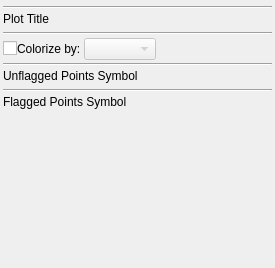
<?xml version="1.0" encoding="UTF-8"?>
<ui version="4.0">
 <class>DisplayTab</class>
 <widget class="QWidget" name="DisplayTab">
  <property name="geometry">
   <rect>
    <x>0</x>
    <y>0</y>
    <width>275</width>
    <height>268</height>
   </rect>
  </property>
  <property name="maximumSize">
   <size>
    <width>275</width>
    <height>16777215</height>
   </size>
  </property>
  <property name="windowTitle">
   <string>PlotMS Display Tab</string>
  </property>
  <layout class="QVBoxLayout">
   <property name="spacing">
    <number>3</number>
   </property>
   <property name="margin">
    <number>3</number>
   </property>
   <item>
    <widget class="QFrame" name="chooserFrame">
     <property name="frameShape">
      <enum>QFrame::NoFrame</enum>
     </property>
     <property name="frameShadow">
      <enum>QFrame::Raised</enum>
     </property>
    </widget>
   </item>
   <item>
    <widget class="Line" name="chooserLine">
     <property name="orientation">
      <enum>Qt::Horizontal</enum>
     </property>
    </widget>
   </item>
   <item>
    <widget class="QLabel" name="titleLabel">
     <property name="text">
      <string>Plot Title</string>
     </property>
     <property name="textFormat">
      <enum>Qt::RichText</enum>
     </property>
    </widget>
   </item>
   <item>
    <widget class="QFrame" name="titleFrame">
     <property name="frameShape">
      <enum>QFrame::NoFrame</enum>
     </property>
     <property name="frameShadow">
      <enum>QFrame::Raised</enum>
     </property>
    </widget>
   </item>
   <item>
    <widget class="Line" name="line_2">
     <property name="orientation">
      <enum>Qt::Horizontal</enum>
     </property>
    </widget>
   </item>
   <item>
    <layout class="QHBoxLayout">
     <property name="spacing">
      <number>3</number>
     </property>
     <item>
      <layout class="QHBoxLayout">
       <property name="spacing">
        <number>0</number>
       </property>
       <item>
        <widget class="QCheckBox" name="colorize">
         <property name="text">
          <string/>
         </property>
        </widget>
       </item>
       <item>
        <widget class="QLabel" name="colorizeLabel">
         <property name="text">
          <string>Colorize by:</string>
         </property>
        </widget>
       </item>
      </layout>
     </item>
     <item>
      <widget class="QComboBox" name="colorizeChooser">
       <property name="enabled">
        <bool>false</bool>
       </property>
      </widget>
     </item>
     <item>
      <spacer>
       <property name="orientation">
        <enum>Qt::Horizontal</enum>
       </property>
       <property name="sizeHint" stdset="0">
        <size>
         <width>40</width>
         <height>20</height>
        </size>
       </property>
      </spacer>
     </item>
    </layout>
   </item>
   <item>
    <widget class="Line" name="line_3">
     <property name="orientation">
      <enum>Qt::Horizontal</enum>
     </property>
    </widget>
   </item>
   <item>
    <widget class="QLabel" name="unflaggedLabel">
     <property name="text">
      <string>Unflagged Points Symbol</string>
     </property>
     <property name="textFormat">
      <enum>Qt::RichText</enum>
     </property>
    </widget>
   </item>
   <item>
    <widget class="QFrame" name="unflaggedFrame">
     <property name="frameShape">
      <enum>QFrame::NoFrame</enum>
     </property>
     <property name="frameShadow">
      <enum>QFrame::Raised</enum>
     </property>
    </widget>
   </item>
   <item>
    <widget class="Line" name="line">
     <property name="orientation">
      <enum>Qt::Horizontal</enum>
     </property>
    </widget>
   </item>
   <item>
    <widget class="QLabel" name="flaggedLabel">
     <property name="text">
      <string>Flagged Points Symbol</string>
     </property>
     <property name="textFormat">
      <enum>Qt::RichText</enum>
     </property>
    </widget>
   </item>
   <item>
    <widget class="QFrame" name="flaggedFrame">
     <property name="frameShape">
      <enum>QFrame::NoFrame</enum>
     </property>
     <property name="frameShadow">
      <enum>QFrame::Raised</enum>
     </property>
    </widget>
   </item>
   <item>
    <spacer>
     <property name="orientation">
      <enum>Qt::Vertical</enum>
     </property>
     <property name="sizeHint" stdset="0">
      <size>
       <width>20</width>
       <height>291</height>
      </size>
     </property>
    </spacer>
   </item>
  </layout>
 </widget>
 <resources/>
 <connections>
  <connection>
   <sender>colorize</sender>
   <signal>toggled(bool)</signal>
   <receiver>colorizeChooser</receiver>
   <slot>setEnabled(bool)</slot>
   <hints>
    <hint type="sourcelabel">
     <x>15</x>
     <y>102</y>
    </hint>
    <hint type="destinationlabel">
     <x>114</x>
     <y>99</y>
    </hint>
   </hints>
  </connection>
 </connections>
</ui>
